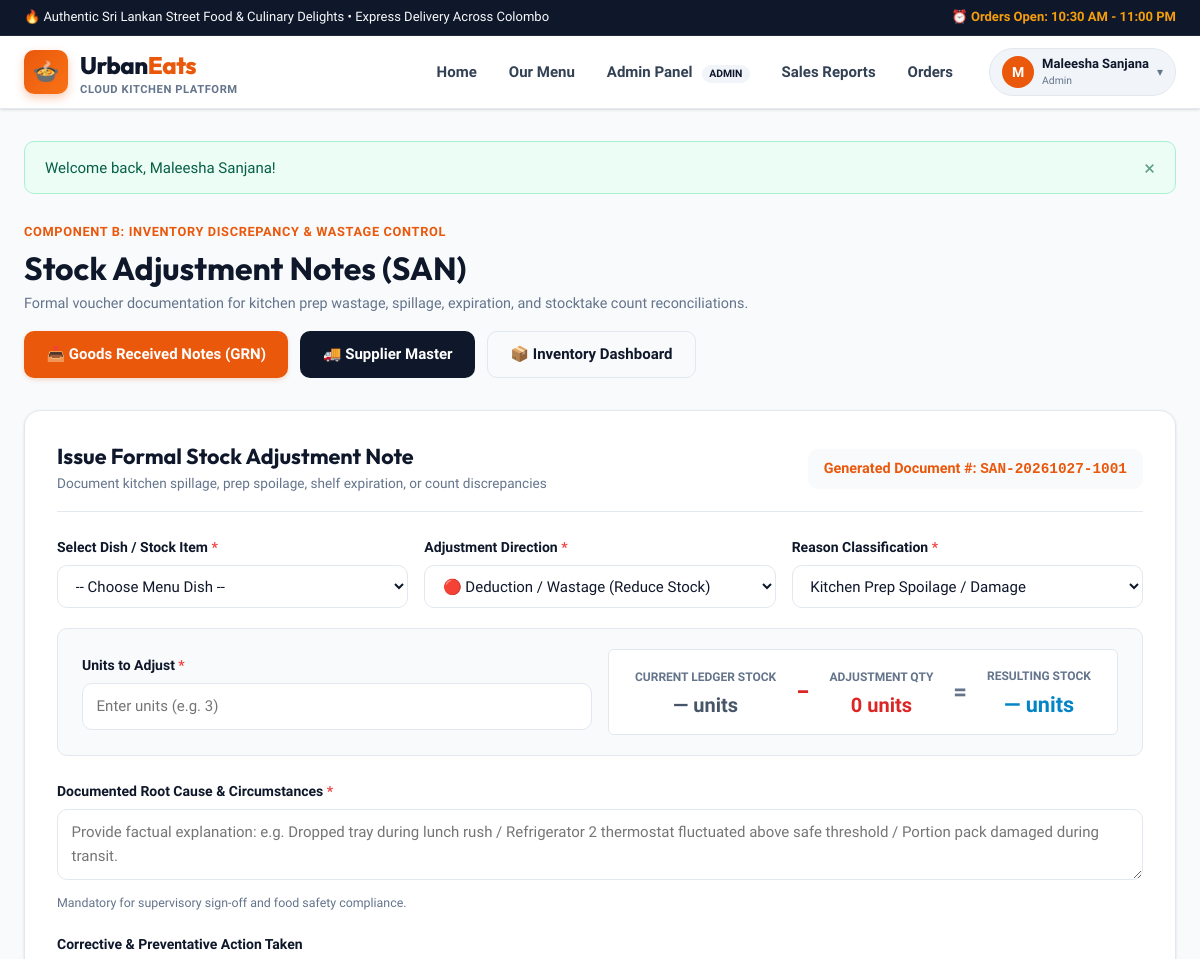
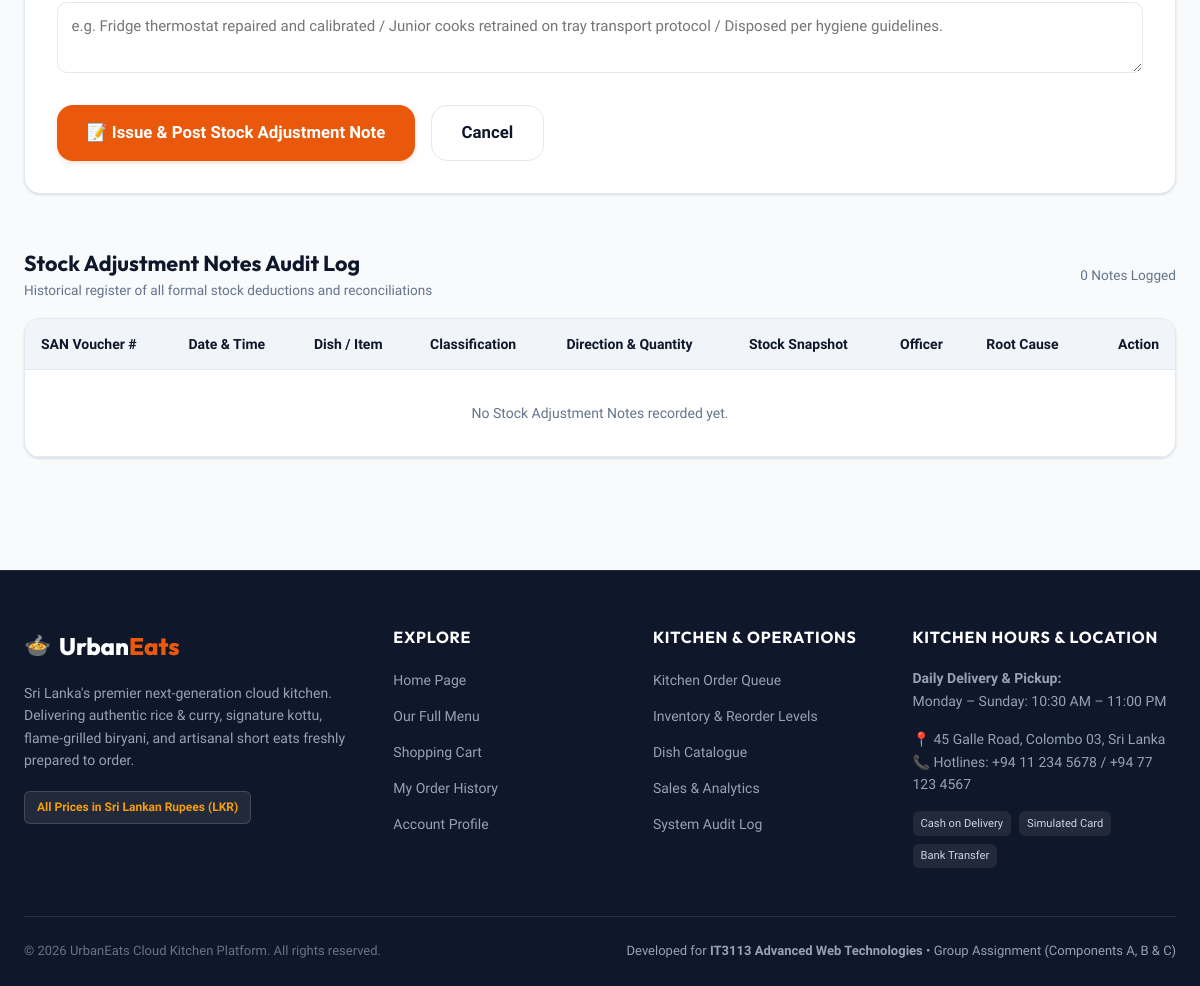
/public/menu/adjustment_notes.php (signed in), run on an earlier commit of the app's database (2 pictures, top to bottom).
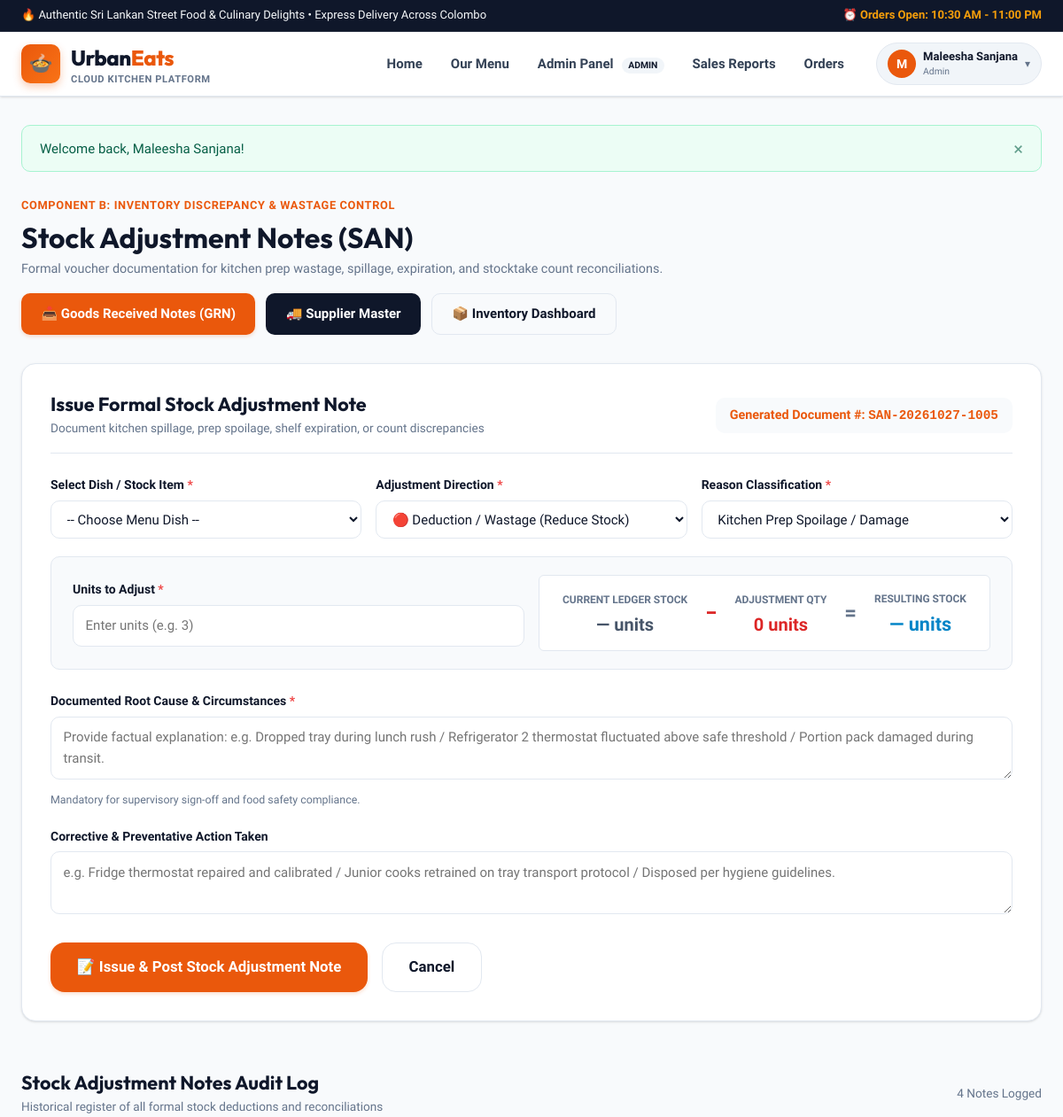
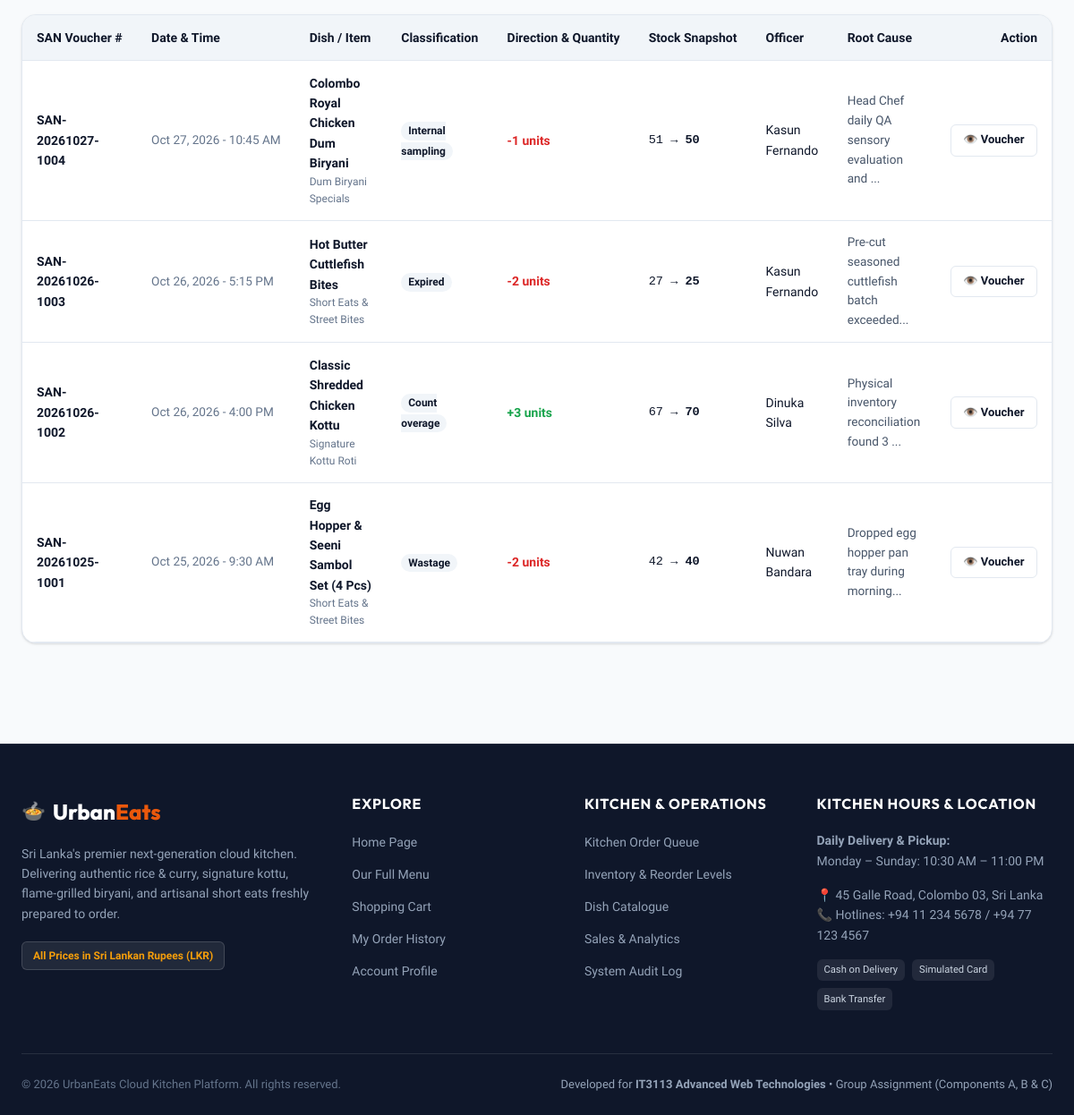
And on a later commit of the database (2 pictures, top to bottom).
### tables this page shows
CREATE TABLE `stock_adjustment_notes` (
  `id` INT UNSIGNED NOT NULL AUTO_INCREMENT,
  `san_number` VARCHAR(30) NOT NULL,
  `dish_id` INT UNSIGNED NOT NULL,
  `adjusted_by_user_id` INT UNSIGNED NOT NULL,
  `adjustment_type` ENUM('wastage', 'spillage', 'expired', 'count_overage', 'count_shortage', 'internal_sampling') NOT NULL,
  `direction` ENUM('increase', 'decrease') NOT NULL,
  `quantity` INT UNSIGNED NOT NULL,
  `stock_before` INT NOT NULL,
  `stock_after` INT NOT NULL,
  `root_cause` VARCHAR(255) NOT NULL,
  `corrective_action` TEXT NULL,
  `created_at` TIMESTAMP NOT NULL DEFAULT CURRENT_TIMESTAMP,
  PRIMARY KEY (`id`),
  UNIQUE KEY `uk_san_number` (`san_number`),
  KEY `idx_san_dish` (`dish_id`),
  KEY `idx_san_user` (`adjusted_by_user_id`),
  KEY `idx_san_type` (`adjustment_type`),
  KEY `idx_san_created` (`created_at`),
  CONSTRAINT `fk_san_dish` FOREIGN KEY (`dish_id`) REFERENCES `dishes` (`id`) ON UPDATE CASCADE,
  CONSTRAINT `fk_san_user` FOREIGN KEY (`adjusted_by_user_id`) REFERENCES `users` (`id`) ON UPDATE CASCADE
);

CREATE TABLE `dishes` (
  `id` INT UNSIGNED NOT NULL AUTO_INCREMENT,
  `category_id` INT UNSIGNED NOT NULL,
  `name` VARCHAR(150) NOT NULL,
  `description` TEXT NULL,
  `price` DECIMAL(10,2) NOT NULL,
  `image_url` VARCHAR(255) NULL,
  `is_spicy` TINYINT(1) NOT NULL DEFAULT 0,
  `is_vegetarian` TINYINT(1) NOT NULL DEFAULT 0,
  `is_active` TINYINT(1) NOT NULL DEFAULT 1,
  `created_at` TIMESTAMP NOT NULL DEFAULT CURRENT_TIMESTAMP,
  `updated_at` TIMESTAMP NOT NULL DEFAULT CURRENT_TIMESTAMP ON UPDATE CURRENT_TIMESTAMP,
  PRIMARY KEY (`id`),
  KEY `idx_dishes_category` (`category_id`),
  KEY `idx_dishes_active` (`is_active`),
  KEY `idx_dishes_price` (`price`),
  KEY `idx_dishes_name` (`name`),
  CONSTRAINT `fk_dishes_category` FOREIGN KEY (`category_id`) REFERENCES `categories` (`id`) ON UPDATE CASCADE
);

CREATE TABLE `categories` (
  `id` INT UNSIGNED NOT NULL AUTO_INCREMENT,
  `name` VARCHAR(100) NOT NULL,
  `slug` VARCHAR(100) NOT NULL,
  `description` TEXT NULL,
  `is_active` TINYINT(1) NOT NULL DEFAULT 1,
  `created_at` TIMESTAMP NOT NULL DEFAULT CURRENT_TIMESTAMP,
  PRIMARY KEY (`id`),
  UNIQUE KEY `uk_categories_name` (`name`),
  UNIQUE KEY `uk_categories_slug` (`slug`),
  KEY `idx_categories_active` (`is_active`)
);

CREATE TABLE `users` (
  `id` INT UNSIGNED NOT NULL AUTO_INCREMENT,
  `role_id` INT UNSIGNED NOT NULL,
  `full_name` VARCHAR(100) NOT NULL,
  `email` VARCHAR(150) NOT NULL,
  `phone` VARCHAR(20) NOT NULL,
  `password_hash` VARCHAR(255) NOT NULL,
  `address` TEXT NULL,
  `is_active` TINYINT(1) NOT NULL DEFAULT 1,
  `failed_login_attempts` INT UNSIGNED NOT NULL DEFAULT 0,
  `lockout_until` DATETIME NULL,
  `created_at` TIMESTAMP NOT NULL DEFAULT CURRENT_TIMESTAMP,
  `updated_at` TIMESTAMP NOT NULL DEFAULT CURRENT_TIMESTAMP ON UPDATE CURRENT_TIMESTAMP,
  PRIMARY KEY (`id`),
  UNIQUE KEY `uk_users_email` (`email`),
  KEY `idx_users_role` (`role_id`),
  KEY `idx_users_active` (`is_active`),
  CONSTRAINT `fk_users_role` FOREIGN KEY (`role_id`) REFERENCES `roles` (`id`) ON UPDATE CASCADE
);

### includes/functions.php (called while the page is built, shortened)
<?php
function e(?string $value): string {
    return htmlspecialchars((string)($value ?? ''), ENT_QUOTES, 'UTF-8');
}
function format_datetime(?string $datetime, string $format = 'M j, Y - g:i A'): string {
    $time = strtotime($datetime);
    return $time ? date($format, $time) : 'N/A';
}

### public/menu/adjustment_notes.php (the view, shortened to what the rows shown need)
<?php
require_once __DIR__ . '/../../includes/header.php';
$pdo = get_db_connection();
$recentSansStmt = $pdo->query("
    SELECT san.*, d.name AS dish_name, c.name AS category_name, u.full_name AS adjusted_by_name
    FROM stock_adjustment_notes san
    JOIN dishes d ON san.dish_id = d.id
    JOIN categories c ON d.category_id = c.id
    JOIN users u ON san.adjusted_by_user_id = u.id
    ORDER BY san.created_at DESC, san.id DESC
    LIMIT 25
");
$recentSans = $recentSansStmt->fetchAll();
?>
<div class="site-container" style="margin-top: 1rem; margin-bottom: 3.5rem;">
    <div style="display: flex; justify-content: space-between; align-items: center; flex-wrap: wrap; gap: 1rem; margin-bottom: 2rem;">
        <div>
            <h1 style="font-size: 2rem; margin-top: 0.25rem;">Stock Adjustment Notes (SAN)</h1>
        </div>
    </div>
    <div style="background: white; border: 1px solid var(--border-color); border-radius: var(--radius-lg); padding: 2rem; margin-bottom: 3rem; box-shadow: var(--shadow-sm);">
        <div style="display: flex; justify-content: space-between; align-items: center; border-bottom: 1px solid var(--border-color); padding-bottom: 1rem; margin-bottom: 1.5rem; flex-wrap: wrap; gap: 1rem;">
            <div>
                <h2 style="font-size: 1.35rem; margin: 0; color: var(--color-secondary);">Issue Formal Stock Adjustment Note</h2>
            </div>
        </div>
    </div>
    <div style="margin-top: 3.5rem; margin-bottom: 1rem; display: flex; justify-content: space-between; align-items: center;">
        <div>
            <h2 style="font-size: 1.35rem; margin: 0; color: var(--color-secondary);">Stock Adjustment Notes Audit Log</h2>
        </div>
    </div>
    <div class="data-table-container">
        <table class="data-table">
            <thead>
                <tr>
                    <th>SAN Voucher #</th>
                    <th>Date & Time</th>
                    <th>Dish / Item</th>
                    <th>Classification</th>
                    <th>Direction & Quantity</th>
                    <th>Stock Snapshot</th>
                    <th>Officer</th>
                    <th>Root Cause</th>
                    <th style="text-align: right;">Action</th>
                </tr>
            </thead>
            <tbody>
                <?php if (empty($recentSans)): ?>
                    <tr>
                        <td colspan="9" style="text-align: center; color: var(--text-muted); padding: 2rem;">
                            No Stock Adjustment Notes recorded yet.
                        </td>
                    </tr>
                <?php else: ?>
                    <?php foreach ($recentSans as $san): ?>
                        <?php
                        $isDec = ($san['direction'] === 'decrease');
                        ?>
                        <tr>
                            <td>
                                <strong><?= e($san['san_number']) ?></strong>
                            </td>
                            <td style="font-size: 0.85rem; color: var(--text-muted); white-space: nowrap;">
                                <?= format_datetime($san['created_at']) ?>
                            </td>
                            <td>
                                <strong><?= e($san['dish_name']) ?></strong>
                                <span style="display: block; font-size: 0.75rem; color: var(--text-muted);"><?= e($san['category_name']) ?></span>
                            </td>
                            <td>
                                <span style="font-size: 0.75rem; font-weight: 700; background: #f1f5f9; padding: 0.2rem 0.5rem; border-radius: 999px;">
                                    <?= ucfirst(str_replace('_', ' ', $san['adjustment_type'])) ?>
                                </span>
                            </td>
                            <td>
                                <?php if ($isDec): ?>
                                    <strong style="color: #dc2626;">-<?= (int)$san['quantity'] ?> units</strong>
                                <?php else: ?>
                                    <strong style="color: #16a34a;">+<?= (int)$san['quantity'] ?> units</strong>
                                <?php endif; ?>
                            </td>
                            <td style="font-size: 0.85rem; font-family: monospace;">
                                <?= (int)$san['stock_before'] ?> → <strong><?= (int)$san['stock_after'] ?></strong>
                            </td>
                            <td><?= e($san['adjusted_by_name']) ?></td>
                            <td style="max-width: 250px; font-size: 0.85rem; color: #475569;" title="<?= e($san['root_cause']) ?>">
                                <?= e(mb_strimwidth($san['root_cause'], 0, 45, '...')) ?>
                            </td>
                            <td style="text-align: right;">
                                <a href="<?= $appBase ?>/menu/adjustment_notes.php?view_id=<?= $san['id'] ?>" class="btn btn-outline-sm">
                                    👁️ Voucher
                                </a>
                            </td>
                        </tr>
                    <?php endforeach; ?>
                <?php endif; ?>
            </tbody>
        </table>
    </div>
</div>
<?php require_once __DIR__ . '/../../includes/footer.php'; ?>

What changed in the data, as far as the page shows it:
added stock_adjustment_notes: san_number "SAN-20261027-1004", created_at "Oct 27, 2026 - 10:45 AM", dish.name "Colombo Royal Chicken Dum Biryani", categories.name "Dum Biryani Specials", adjustment_type "Internal sampling", quantity "1", stock_before "51", stock_after "50", adjusted_by_user.full_name "Kasun Fernando", root_cause "Head Chef daily QA sensory evaluation and ..."
added stock_adjustment_notes: san_number "SAN-20261026-1003", created_at "Oct 26, 2026 - 5:15 PM", dish.name "Hot Butter Cuttlefish Bites", categories.name "Short Eats & Street Bites", adjustment_type "Expired", quantity "2", stock_before "27", stock_after "25", adjusted_by_user.full_name "Kasun Fernando", root_cause "Pre-cut seasoned cuttlefish batch exceeded..."
added stock_adjustment_notes: san_number "SAN-20261026-1002", created_at "Oct 26, 2026 - 4:00 PM", dish.name "Classic Shredded Chicken Kottu", categories.name "Signature Kottu Roti", adjustment_type "Count overage", quantity "3", stock_before "67", stock_after "70", adjusted_by_user.full_name "Dinuka Silva", root_cause "Physical inventory reconciliation found 3 ..."
added stock_adjustment_notes: san_number "SAN-20261025-1001", created_at "Oct 25, 2026 - 9:30 AM", dish.name "Egg Hopper & Seeni Sambol Set (4 Pcs)", categories.name "Short Eats & Street Bites", adjustment_type "Wastage", quantity "2", stock_before "42", stock_after "40", adjusted_by_user.full_name "Nuwan Bandara", root_cause "Dropped egg hopper pan tray during morning..."
Also different on the page:
$nextSanNumberPreview: "SAN-20261027-1001" → "SAN-20261027-1005"
count($recentSans): "0" → "4"
text no longer shown: "No Stock Adjustment Notes recorded yet."
